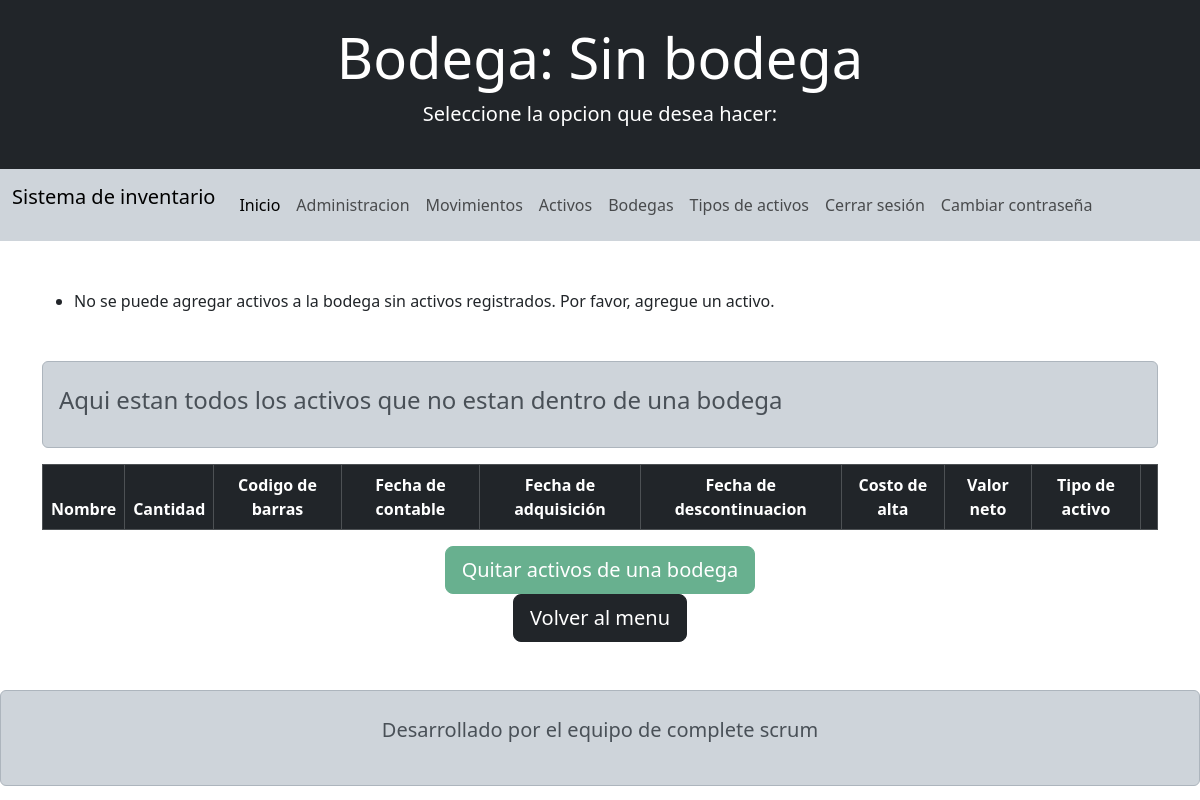
/bodega/1/ (signed in), run on an earlier commit of the app's database.
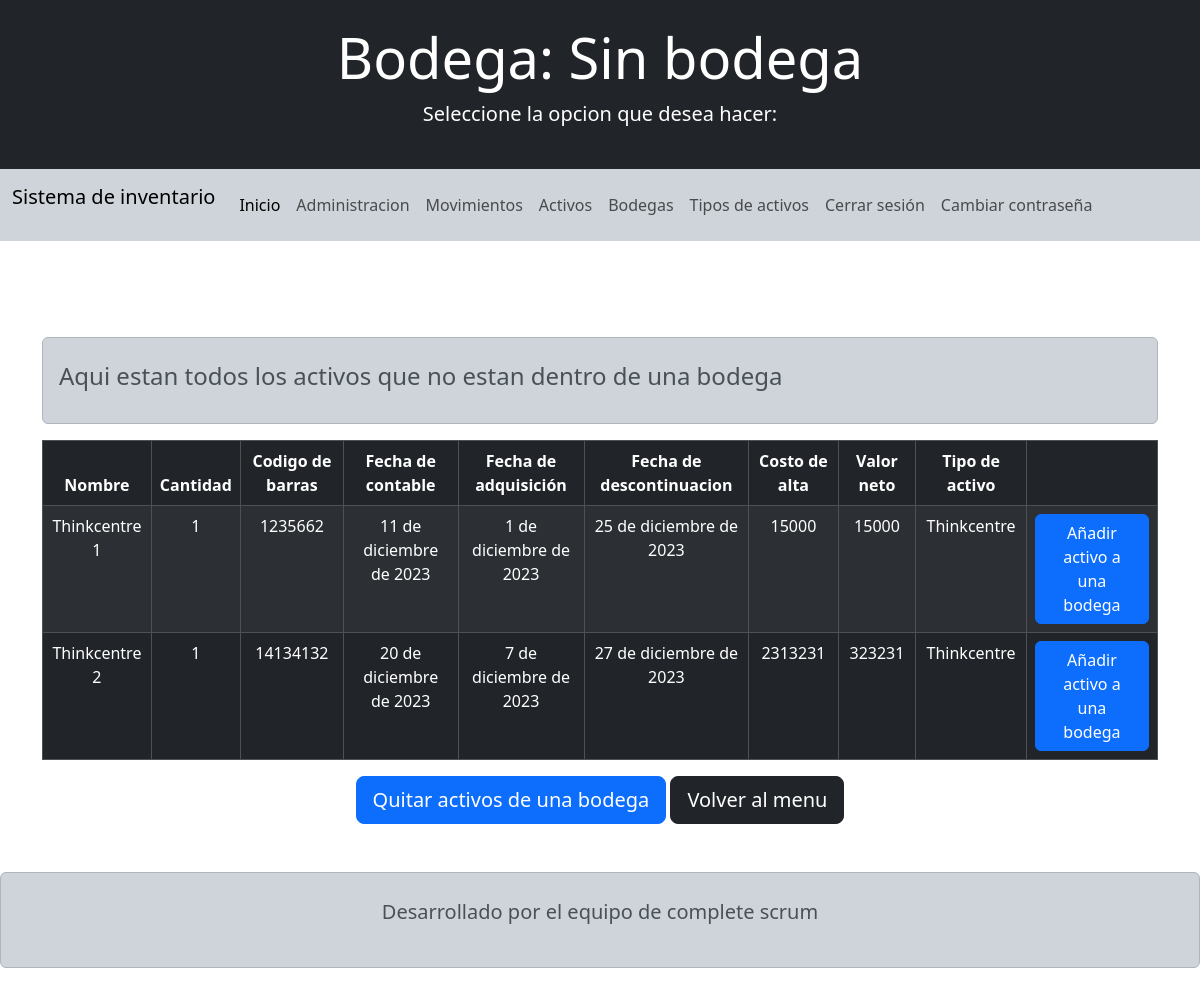
And on a later commit of the database.
### appProject/models.py (models this page shows, shortened)
class Activo(models.Model):
    nombre =                models.CharField           (blank=False, null=False, verbose_name="Nombre del activo",      max_length=50)
    cantidad =              models.PositiveIntegerField(blank=False, null=False, verbose_name="Cantidad del activo")
    descripcion =           models.CharField           (blank=False, null=False, verbose_name="Descripcion del activo", max_length=1000)
    codigo_barra =          models.CharField           (blank=False, null=False, verbose_name="Codigo de barras del activo", max_length=50)
    fecha_adquisicion =     models.DateField           (blank=False, null=False, verbose_name="Fecha de adquisicion del activo")
    fecha_contable =        models.DateField           (blank=False, null=False, verbose_name="Fecha contable del activo")
    fecha_descontinuacion = models.DateField           (blank=False, null=False, verbose_name="Fecha de descopntinuacion del activo")
    costo_alta =            models.PositiveIntegerField(blank=False, null=False, verbose_name="Costo de alta del activo")
    valor_neto =            models.IntegerField        (blank=False, null=False, verbose_name="Valor neto del activo")
    tipo_activo =           models.ForeignKey          (Tipo_activo, on_delete=models.PROTECT, blank=False, null=False)

class Tipo_activo(models.Model):
    nombre =        models.CharField(blank=False, null=False, max_length=50)
    marca =         models.CharField(blank=False, null=False, max_length=50)
    unidad_inacap = models.CharField(blank=False, null=False, max_length=50)

### appProject/views.py (the view)
# urls.py: path('bodega/<int:id>/',                                     views.read_activo_bodega, name='read_activo_bodega'),
@login_required
def read_activo_bodega(req, id):
    bodega = Bodega.objects.get(id=id)
    activos = Activo.objects.filter(activo_bodega__bodega=id, activo_bodega__estado=True)
    activos_all = Activo.objects.all()
    if activos_all.count() == 0:
        messages.error(req, f'No se puede agregar activos a la bodega sin activos registrados. Por favor, agregue un activo.')
    data = {'bodega': bodega, 'activos': activos, 'activos_all': activos_all}
    return render(req, 'activo_bodega/read_activo_bodega.html', data)

### templates/activo_bodega/read_activo_bodega.html (shortened to what the changed rows need)
<!doctype html>
<html lang="es">
<head>
  <link href="https://cdn.jsdelivr.net/npm/bootstrap@5.3.2/dist/css/bootstrap.min.css" rel="stylesheet"
>
  <link rel="stylesheet" href="https://cdn.jsdelivr.net/npm/bootstrap-icons@1.11.2/font/bootstrap-icons.min.css">
</head>
<body>
    <header>
        <div class="bg-dark text-white py-4 text-center">
            <h1 class="display-4">Bodega: {{ bodega.nombre }}</h1>
        </div>
    </header>
    <br><br>
    <main>
        <div class="container">
            {% if messages %}
            <ul class="messages">
                {% for message in messages %}
                <li{% if message.tags %} class="{{ message.tags }}"{% endif %}>{{ message }}</li>
                {% endfor %}
            </ul>
            {% endif %}
            {% if bodega.nombre != 'Sin bodega' %}
            <div class="alert alert-dark py-4 mt-5">
                <h2 class="text-center">Datos de la bodega actual:</h2>
                <h4>Nombre:    {{ bodega.nombre }}</h4>
                <h4>Ubicacion: {{ bodega.ubicacion }}</h4>
                <h4>Piso:      {{ bodega.piso }}</h4>
                <h4>Edificio:  {{ bodega.edificio }}</h4>
                <h4>Capacidad: {{ bodega.capacidad }}</h4>
            </div>
            <div class="text-center">
                <a href="{% url 'edit_bodega' bodega.id %}" class="btn btn-primary btn-lg text-white">Actualizar datos</a>
                {% if not activos and user.is_superuser %}
                <a href="{% url 'del_bodega' bodega.id %}" class="btn btn-danger btn-lg text-white" onclick="return doubleConfirm();">Eliminar bodega</a>
                <script>
                    function doubleConfirm() {
                        var confirm1 = confirm('¿Está seguro de eliminar la bodega?. Esta acción no se puede deshacer.');
                        if (confirm1) {
                            var confirm2 = confirm('¿Está absolutamente seguro? Esta accion conlleva eliminar todo registro relacionado en los movimientos.');
                            if (confirm2) {
                                return true;
                            }
                        }
                        return false;
                    }
                </script>
                {% else %}
                <div title="Debes ser super usuario y que la bodega no contenga ningun activo para poder eliminar la bodega">
                    <button class="btn btn-danger btn-lg text-white" disabled>Eliminar bodega</button>
                </div>
                {% endif %}
            </div>
            <h2>Activos en la bodega:</h2>
            <div class="table-responsive">
                <table class="table table-striped table-bordered table-dark">
                    <thead class="thead-dark text-center">
                        <tr>
                            <th scope="col">Nombre</th>
                            <th scope="col">Cantidad</th>
                            <th scope="col">Codigo de barras</th>
                            <th scope="col">Fecha de contable</th>
                            <th scope="col">Fecha de adquisición</th>
                            <th scope="col">Fecha de descontinuacion</th>
                            <th scope="col">Costo de alta</th>
                            <th scope="col">Valor neto</th>
                            <th scope="col">Tipo de activo</th>
                            <th scope="col"></th>
                        </tr>
                    </thead>
                    <tbody class="text-center tbody-dark">
                        {% for a in activos %}
                        <tr>
                            <td scope="row">{{ a.nombre }}</td>
                            <td>{{ a.cantidad }}</td>
                            <td>{{ a.codigo_barra }}</td>
                            <td>{{ a.fecha_contable }}</td>
                            <td>{{ a.fecha_adquisicion }}</td>
                            <td>{{ a.fecha_descontinuacion }}</td>
                            <td>{{ a.costo_alta }}</td>
                            <td>{{ a.valor_neto }}</td>
                            <td>{{ a.tipo_activo.nombre }}</td>
                            <td>
                                <a name="" id="" href="{% url 'edit_activo_bodega' bodega.id a.id %}" role="button" class="btn btn-primary">Mover activo a otra bodega</a>
                                <a name="" id="" href="{% url 'del_activo_bodega' a.id %}" role="button" class="btn btn-danger" onclick="return confirm('¿Está seguro de eliminar el activo {{ a.nombre }} de esta bodega?, se quedara sin bodega');">Eliminar activo de esta bodega</a>
                            </td>
                        </tr>
                        {% endfor %}
                    </tbody>
                </table>
                <div class="text-center">
                    {% if not activos_all %}
                    <div title="No hay ningun activo registrado">
                        <button class="btn btn-success btn-lg text-white" disabled>Mover activos a esta bodega</button>
                    </div>
                    {% else %}
                    <a href="{% url 'add_activo_bodega' bodega.id %}" class="btn btn-primary btn-lg text-white">Mover activos a esta bodega</a>
                    {% endif %}
                    <a href="{% url 'read_bodega'%}" class="btn btn-dark btn-lg text-white">Volver al menu</a>
                </div>
            </div>
            {% else %}
            <div class="table-responsive">
                <table class="table table-striped table-bordered table-dark">
                    <thead class="thead-dark text-center">
                        <tr>
                            <th scope="col">Nombre</th>
                            <th scope="col">Cantidad</th>
                            <th scope="col">Codigo de barras</th>
                            <th scope="col">Fecha de contable</th>
                            <th scope="col">Fecha de adquisición</th>
                            <th scope="col">Fecha de descontinuacion</th>
                            <th scope="col">Costo de alta</th>
                            <th scope="col">Valor neto</th>
                            <th scope="col">Tipo de activo</th>
                            <th scope="col"></th>
                        </tr>
                    </thead>
                    <tbody class="text-center tbody-dark">
                        {% for a in activos %}
                        <tr>
                            <td scope="row">{{ a.nombre }}</td>
                            <td>{{ a.cantidad }}</td>
                            <td>{{ a.codigo_barra }}</td>
                            <td>{{ a.fecha_contable }}</td>
                            <td>{{ a.fecha_adquisicion }}</td>
                            <td>{{ a.fecha_descontinuacion }}</td>
                            <td>{{ a.costo_alta }}</td>
                            <td>{{ a.valor_neto }}</td>
                            <td>{{ a.tipo_activo.nombre }}</td>
                            <td>
                                <a name="" id="" href="{% url 'edit_activo_bodega' bodega.id a.id %}" role="button" class="btn btn-primary">Añadir activo a una bodega</a>
                            </td>
                        </tr>
                        {% endfor %}
                    </tbody>
                </table>
                <div class="text-center">
                    {% if not activos_all %}
                    <div title="No hay ningun activo registrado">
                        <button class="btn btn-success btn-lg text-white" disabled>Quitar activos de una bodega</button>
                    </div>
                    {% else %}
                    <a href="{% url 'add_activo_bodega' bodega.id %}" class="btn btn-primary btn-lg text-white">Quitar activos de una bodega</a>
                    {% endif %}
                    <a href="{% url 'read_bodega'%}" class="btn btn-dark btn-lg text-white">Volver al menu</a>
                </div>
            </div>
            {% endif %}
        </div>
    </main>
</body>
</html>

What changed in the data, as far as the page shows it:
added Activo: nombre "Thinkcentre 1", cantidad "1", codigo_barra "1235662", fecha_contable "11 de diciembre de 2023", fecha_adquisicion "1 de diciembre de 2023", fecha_descontinuacion "25 de diciembre de 2023", costo_alta "15000", valor_neto "15000", tipo_activo.nombre "Thinkcentre"
added Activo: nombre "Thinkcentre 2", cantidad "1", codigo_barra "14134132", fecha_contable "20 de diciembre de 2023", fecha_adquisicion "7 de diciembre de 2023", fecha_descontinuacion "27 de diciembre de 2023", costo_alta "2313231", valor_neto "323231", tipo_activo.nombre "Thinkcentre"
Also different on the page:
list line gone: "No se puede agregar activos a la bodega sin activos registrados. Por favor, agregue un activo."
